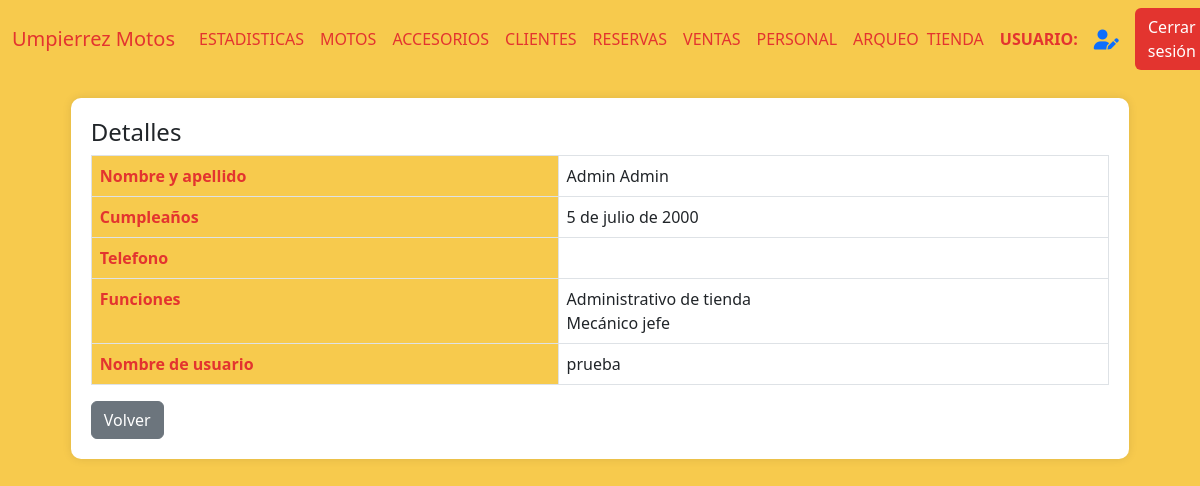
Before: /personal_detalle/8 (signed in) with the older database file.
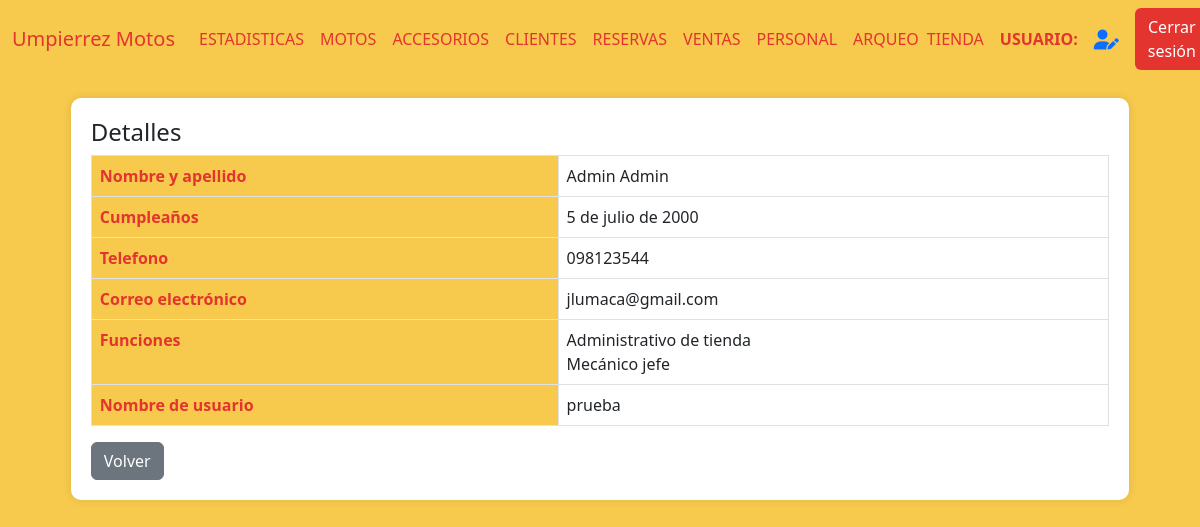
After: the same page with the newer database file.
### AppUM/models.py (models this page shows)
class Personal(models.Model):
    documento = models.CharField(max_length=20, unique=True)
    nombre = models.CharField(max_length=20)
    apellido  = models.CharField(max_length=20)
    fecha_nacimiento = models.DateField()
    usuario = models.CharField(max_length=100,unique=True)
    contrasena = models.CharField(max_length=20)
    correo = models.CharField(max_length=40,unique=True)
    telefono = models.CharField(max_length=10,unique=True)
    primera_sesion = models.BooleanField(default=False)

### AppUM/decorators.py (the view)
    def _wrapped_view(request, *args, **kwargs):
        user = request.user
        if user.is_authenticated:
            usuario_consulta = Personal.objects.filter(usuario=user.username).first()
            if usuario_consulta:
                if Administrativo.objects.filter(personal_ptr_id=usuario_consulta.id,activo=1).exists():
                    return view_func(request, *args, **kwargs)
                else:
                    raise PermissionDenied
            else:
                return view_func(request, *args, **kwargs)
        else:
            return redirect('Login')  # Redirigir al login si no está autenticado

### AppUM/views.py (called while the page is built)
@admin_required
def detalles_personal(req,id_personal):
    try:
        personal = Personal.objects.get(id=id_personal)
        administrativo = Administrativo.objects.filter(personal_ptr_id = id_personal,activo = 1).first()
        if administrativo:
            admin = True
        else:
            admin = False
        mecanico = Mecanico.objects.filter(personal_ptr_id = id_personal,activo = 1).first()
        if mecanico:
            mec = True
            if mecanico.jefe == 1:
                jefe = True
            else:
                jefe = False
        else:
            mec = False
            jefe = False
        contexto = {
            "personal":personal,
            "admin":admin,
            "mec":mec,
            "jefe":jefe
        }
        return render(req,"perfil_administrativo/personal/detalles_personal.html",contexto)
    except Exception as e:
         pass

### AppUM/templates/perfil_administrativo/personal/detalles_personal.html (shortened to what this page needs)
{% extends "perfil_administrativo/padre_perfil_administrativo.html" %}
{% load static %}
{% block contenidoQueCambia %}
<div class="table-container" id="motoDetails">
    <h4>Detalles</h4>
    <table class="table table-bordered">
        <tbody>
            <tr>
                <th scope="row">Nombre y apellido</th>
                <td>{{ personal.nombre }} {{ personal.apellido }}</td>
            </tr>
            <tr>
                <th scope="row">Cumpleaños</th>
                <td>{{ personal.fecha_nacimiento }}</td>
            </tr>
            <tr>
                <th scope="row">Telefono</th>
                <td>{{ personal.telefono }}</td>
            </tr>
            {% if personal.correo %}
            <tr>
                <th scope="row">Correo electrónico</th>
                <td>{{ personal.correo }}</td>
            </tr>
            {% endif %}
            <tr>
                <th scope="row">Funciones</th>
                <td>
                {% if admin %}
                Administrativo de tienda <br>
                {% endif %}
                {% if mec %}
                {% if jefe %}
                Mecánico jefe
                {% else %}
                Mecánico
                {% endif %}
                {% endif %}
                </td>
            </tr>
            <tr>
                <th scope="row">Nombre de usuario</th>
                <td>{{ personal.usuario }}</td>
            </tr>
        </tbody>
    </table>
    <a href="{% url 'Personal' %}" class="btn btn-secondary">Volver</a>
</div>
{% endblock %}

Changed rows visible on the page:
changed Personal "Admin": telefono (not shown) → "098123544"; correo (not shown) → "jlumaca@gmail.com"
Other visible differences:
text now shown: "Correo electrónico"
